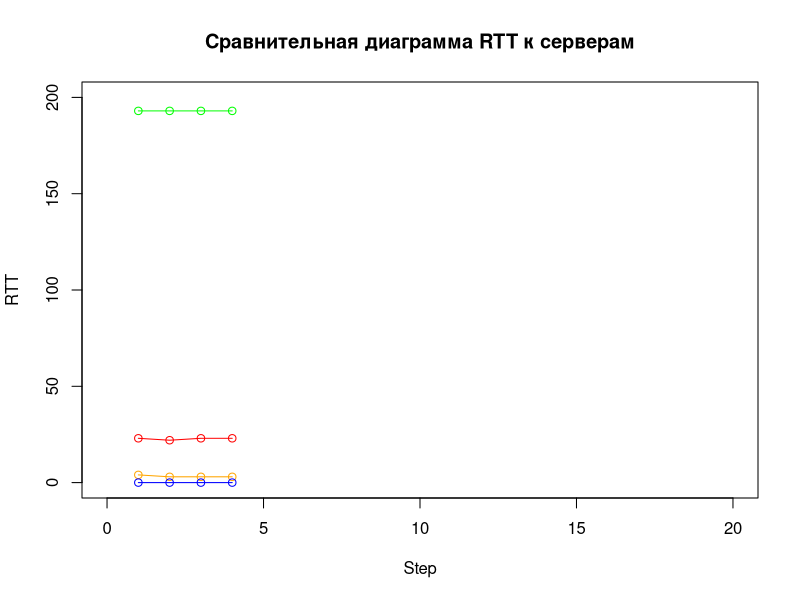

Write the R code that produced this figure.
## ---- chunk 1
knitr::opts_chunk$set(echo = TRUE)
## ---- chunk 2
x <- c(0,5,10,15,20,25,30,35,40,45,50,55,60,65,70,75,80,85,90,95,100,105,110,115,120,125,130,135,140,145,150,155,160,165,170,175,180,185,190,195,200)
y <- c(0,0.5,1,1.5,2,2.5,3,3.5,4,4.5,5,5.5,6,6.5,7,7.5,8,8.5,9,9.5,10,10.5,11,11.5,12,12.5,13,13.5,14,14.5,15,15.5,16,16.5,17,17.5,18,18.5,19,19.5,20)
x_1 <- c(23,22,23,23)
y_1 <- c(1,2,3,4)
x_2 <- c(193,193,193,193)
y_2 <- c(1,2,3,4)
x_3 <- c(4,3,3,3)
y_3 <- c(1,2,3,4)
x_4 <- c(0,0,0,0)
y_4 <- c(1,2,3,4)

plot(y,x,main = "Сравнительная диаграмма RTT к серверам", xlab = "Step", ylab = "RTT",type = "n")
points(y_1,x_1, col = "red")
lines(y_1,x_1, col = "red")
points(y_2,x_2, col = "green")
lines(y_2,x_2, col = "green")
points(y_3,x_3, col = "orange")
lines(y_3,x_3, col = "orange")
points(y_4,x_4, col = "blue")
lines(y_4,x_4, col = "blue")
